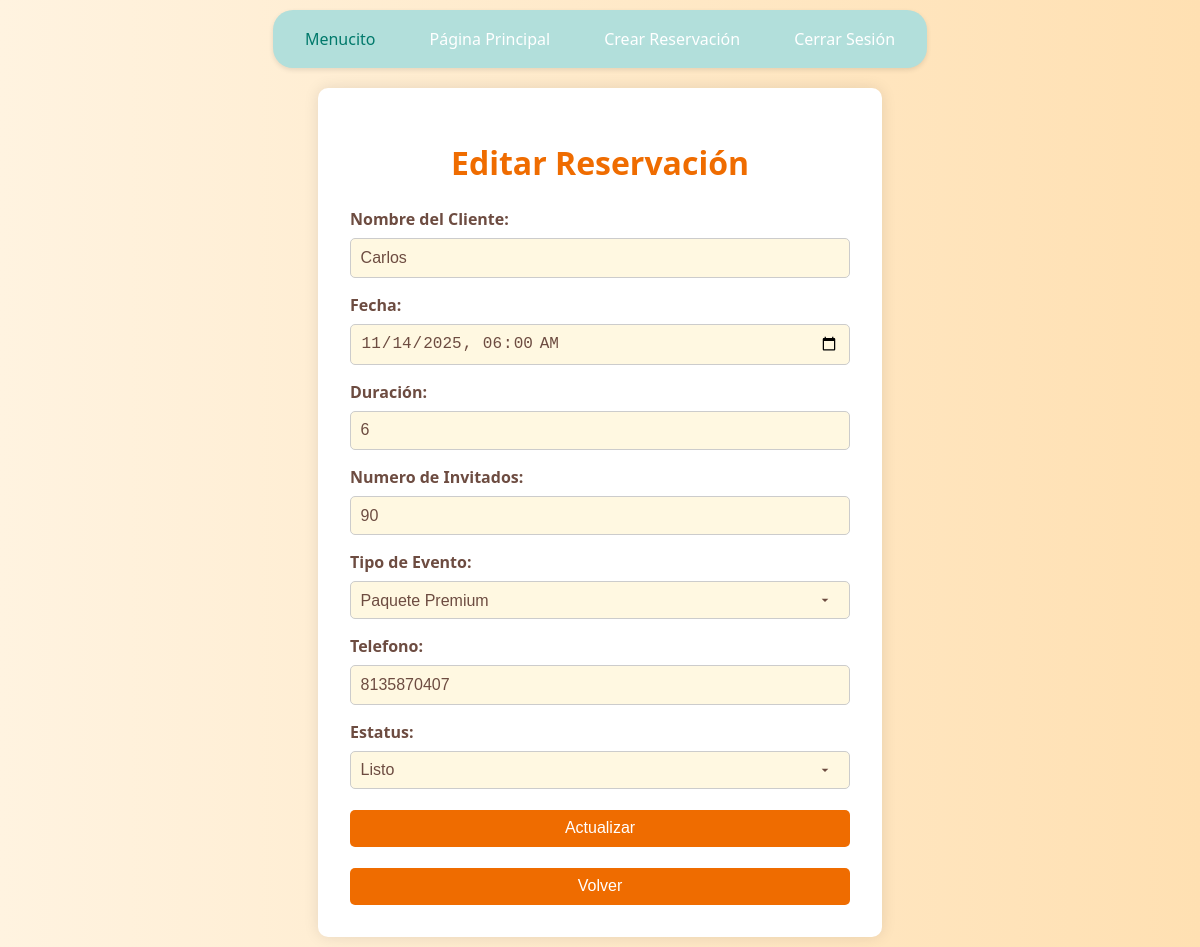
The page /editar/2/ on the database its author committed.
### app/models.py (models this page shows, shortened)
class RESERVACION(models.Model):
    nombre_cliente = models.CharField(max_length=100)
    fecha_evento = models.DateTimeField()
    duracion_horas = models.IntegerField(default=4)
    num_invitados = models.IntegerField()
    tipo_evento = models.CharField(max_length=50)
    telefono_contacto = models.CharField(max_length=15)
    estatus = models.CharField(max_length=20, default='Pendiente')

### app/views.py (the view, shortened to what this page needs)
# urls.py: path('editar/<int:id>/', views.editar_reservacion, name='editar'),
def editar_reservacion(request, id):
    reservacion = get_object_or_404(RESERVACION, id=id)
    return render(request, 'editar.html', {'reservacion': reservacion})

### app/templates/editar.html (shortened to what this page needs)
{% load static %}
<!DOCTYPE html>
<html lang="es">
<head>
    <link rel="stylesheet" href="{% static 'css/style2.css' %}">
</head>
<body>
    {% include 'menu.html' %}
    <div class="form-container">
        <h1>Editar Reservación</h1>
        <form method="post" id="form-crear">
            <label for="txtNombre_Cliente">Nombre del Cliente:</label>
            <input type="text" id="txtNombre_Cliente" name="txtNombre_Cliente" value="{{reservacion.nombre_cliente}}" required pattern="[A-Za-z\s]+">
            <label for="txtFecha">Fecha:</label>
            <input type="datetime-local" id="txtFecha" name="txtFecha" value="{{reservacion.fecha_evento|date:'Y-m-d'}}T{{reservacion.fecha_evento|time:'H:i'}}" required>
            <label for="txtDuracion">Duración:</label>
            <input type="number" name="txtDuracion" value="{{reservacion.duracion_horas}}"required>
            <label for="txtNum_Inv">Numero de Invitados:</label>
            <input type="number" id="txtNum_Inv" name="txtNum_Inv" value="{{reservacion.num_invitados}}" required pattern="[0-9]+ o \d+">
            <label for="ddlTipo_Evento">Tipo de Evento:</label>
            <select name="ddlTipo_Evento" required>
                <option value="Paquete Premium" {% if reservacion.tipo_evento == "Paquete Premium" %}selected{% endif %}>Paquete Premium</option>
            </select><br>
            <label for="txtTelefono_Contacto">Telefono:</label>
            <input type="text" id="txtTelefono_Contacto" name="txtTelefono_Contacto" value="{{reservacion.telefono_contacto}}" required pattern="^\d{10}$">
            <label for="ddlestatus">Estatus:</label>
            <select name="ddlestatus" required>
                <option value="Listo" {% if reservacion.estatus == "Listo" %}selected{% endif %}>Listo</option>
            </select><br>
            <button type="submit">Actualizar</button>
            <button><a href="{% url 'listar' %}" class="btn">Volver</a></button>
        </form>
    </div>
</body>
</html>

### app/static/css/style2.css (style rules this page uses)
body { font-family: 'Segoe UI', sans-serif; background: linear-gradient(to right, #fff3e0, #ffe0b2); display: flex; flex-direction: column; justify-content: center; align-items: center; min-height: 100vh; }
.form-container { background-color: white; padding: 2rem; border-radius: 10px; box-shadow: 0 0 15px rgba(0,0,0,0.1); width: 100%; max-width: 500px; margin: 10px auto; }
h1 { text-align: center; color: #ef6c00; margin-bottom: 1.5rem; }
label { display: block; margin-top: 1rem; font-weight: bold; color: #6d4c41; }
input[type="text"], input[type="number"], input[type="datetime-local"], textarea, select { width: 100%; padding: 0.6rem; margin-top: 0.5rem; border: 1px solid #ccc; border-radius: 5px; font-size: 1rem; background-color: #fff8e1; color: #6d4c41; box-sizing: border-box; }
select { appearance: none; background-repeat: no-repeat; background-position: right 1rem center; background-size: 1rem; }
button { display: block; width: 100%; padding: 0.6rem; margin-top: 1.3rem; background-color: #ef6c00; color: white; font-size: 1rem; text-align: center; border: none; border-radius: 5px; text-decoration: none; cursor: pointer; transition: background-color 0.3s ease; }
a.btn { color: white; text-decoration: none; }

### app/static/css/style3.css (style rules this page uses)
body { margin: 0; font-family: 'Segoe UI', sans-serif; background-color: #f9f9f9; }

### rows shown on the page
RESERVACION: txtNombre_Cliente "Carlos", txtFecha "11/14/2025 06:00", txtDuracion "6", txtNum_Inv "90", ddlTipo_Evento "Paquete Premium", txtTelefono_Contacto "8135870407", ddlestatus "Listo"
